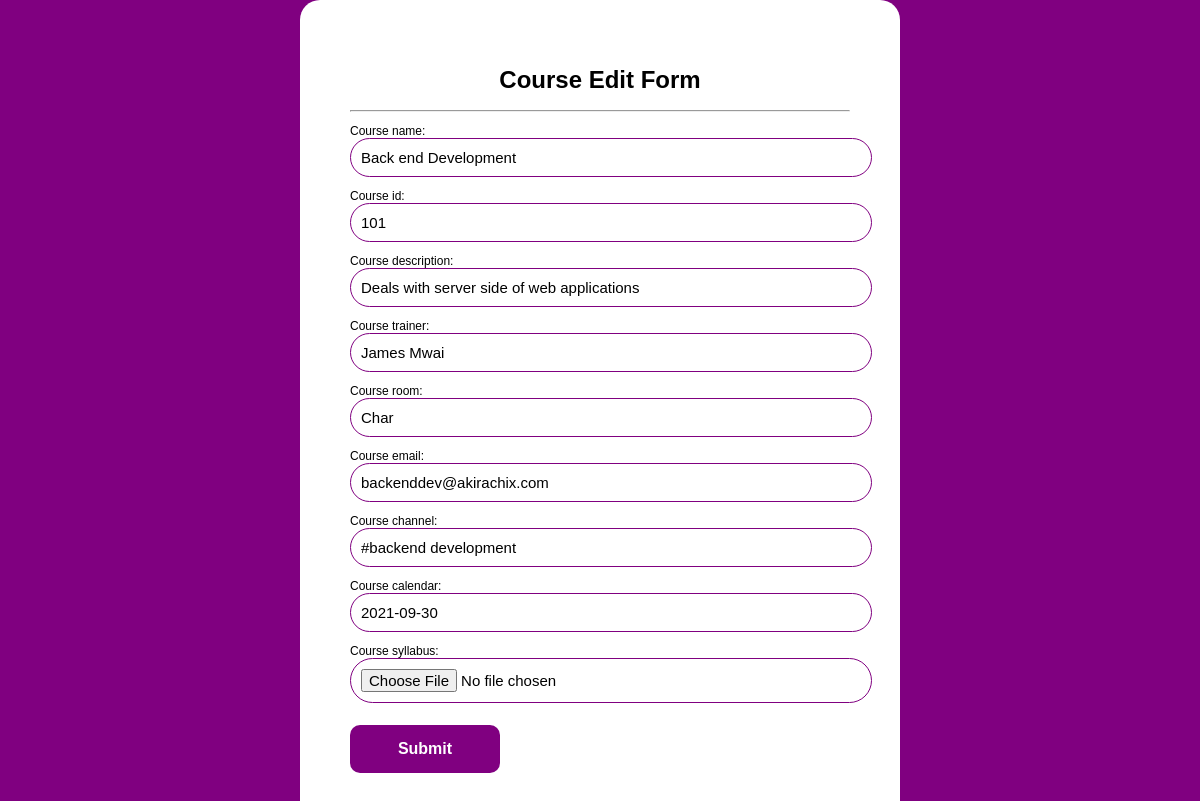
The app's page /courses/edit/1/ with its own data.
### courses/models.py (models this page shows)
class Courses(models.Model):
    course_name=models.CharField(max_length=40)
    course_id=models.PositiveSmallIntegerField(null=True)
    course_description=models.CharField(max_length=200)
    course_trainer=models.CharField(max_length=40)
    course_room=models.CharField(max_length=10)
    course_email=models.EmailField(null=True)
    course_channel=models.CharField(max_length=20)
    course_calendar=models.DateField(null=True)
    course_syllabus=models.FileField(upload_to="documents/",null=True, blank=True)

### courses/views.py (the view)
# urls.py: path("edit/<int:id>/", edit_course, name="edit_course"),
def edit_course(request, id):
    courses = Courses.objects.get(id=id)
    if request.method == "POST":
        form = CourseRegistrationForm(request.POST, instance=courses)
        if form.is_valid():
            form.save()
        return redirect("course_list")
    else:
        form = CourseRegistrationForm(instance=courses)
        return render(request, "edit_course.htm", {"form":form})

### courses/forms.py
class CourseRegistrationForm(forms.ModelForm):
    class Meta:
        model = Courses
        fields = "__all__"
        widgets = {
            'course_name': TextInput(attrs={
                'class': "form-control",
                'style': 'max-width: 500px;',
                'placeholder': 'Course'
                }),
            'course_id':TextInput(attrs={
                'class': "form-control",
                'style': 'max-width: 500px;',
                'placeholder': 'Id'
                }),
            'course_trainer':TextInput(attrs={
                'class': "form-control",
                'style': 'max-width: 500px;',
                'placeholder': 'Trainer'
                }),
            'course_description':TextInput(attrs={
                'class': "form-control",
                'style': 'max-width: 500px;',
                'placeholder': 'Description'
                }),
            'course_email':EmailInput(attrs={
                'class': "form-control",
                'style': 'max-width: 5 00px;',
                'placeholder': 'Email'
                }),
        }

### courses/templates/edit_course.htm (shortened to what this page needs)
<!DOCTYPE html>
<html lang="en">
<head>
</head>
<body>
    <div class="reg">
   <center> <h1>Course Edit Form</h1> </center>
   <hr>
    <form method="POST" enctype="multipart/form-data">
    {{form.as_p}}
        <button type="submit" value="save">Submit</button>
    </form>
</div>
</body>
</html>

### courses/templates/edit_course.htm (style rules this page uses)
body { margin:0; font-family:arial,tahoma,sans-serif; font-size:12px; font-weight:normal; direction:ltr; background:purple; background-repeat: no-repeat; }
.reg { padding:50px; width:500px; height:auto; overflow:hidden; background:white; border-radius:20px; margin: auto; }
button { background-color: purple; width: 30%; color: white; font-size: 16px; font-weight: bolder; padding: 15px; margin: 10px 0px; border: none; cursor: pointer; border-radius: 10px; }
input { width: 100%; outline: none; font-size: 15px; padding: 10px 10px; border-radius: 40px; transition: all 0.3 ease; background-color: white; border: solid 1px purple; }

### records on screen
Courses: course_name "Back end Development", course_id "101", course_description "Deals with server side of web applications", course_trainer "James Mwai", course_room "Char", course_email "backenddev@akirachix.com", course_channel "#backend development", course_calendar "2021-09-30"
